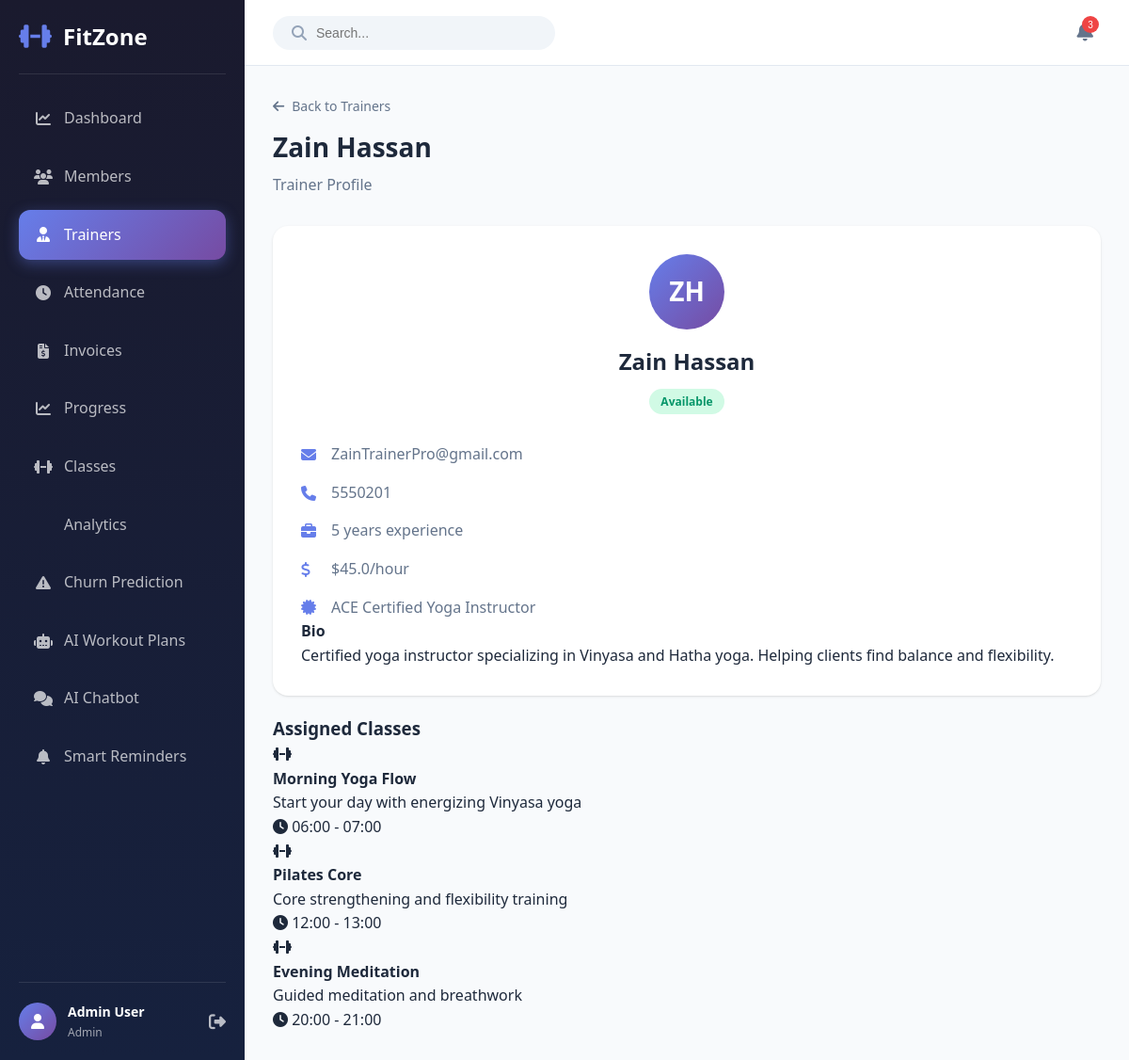
The page /trainers/1 (signed in) on the database its author committed.
### models.py (models this page shows, shortened)
class User(UserMixin, db.Model):
    __tablename__ = 'users'
    id = db.Column(db.Integer, primary_key=True)
    email = db.Column(db.String(120), unique=True, nullable=False, index=True)
    password_hash = db.Column(db.String(256), nullable=False)
    first_name = db.Column(db.String(50), nullable=False)
    last_name = db.Column(db.String(50), nullable=False)
    role = db.Column(db.String(20), nullable=False, default='member')  # admin, trainer, member
    phone = db.Column(db.String(20))
    created_at = db.Column(db.DateTime, default=datetime.utcnow)
    updated_at = db.Column(db.DateTime, default=datetime.utcnow, onupdate=datetime.utcnow)
    is_active = db.Column(db.Boolean, default=True)
    profile_image = db.Column(db.String(255), default='default-avatar.png')
    member = db.relationship('Member', backref='user', uselist=False, lazy=True)
    trainer = db.relationship('Trainer', backref='user', uselist=False, lazy=True)

class Trainer(db.Model):
    __tablename__ = 'trainers'
    id = db.Column(db.Integer, primary_key=True)
    user_id = db.Column(db.Integer, db.ForeignKey('users.id'), nullable=False)
    specialization = db.Column(db.String(100))  # yoga, cardio, weight training, etc.
    experience_years = db.Column(db.Integer)
    certification = db.Column(db.String(255))
    bio = db.Column(db.Text)
    hourly_rate = db.Column(db.Float)
    is_available = db.Column(db.Boolean, default=True)
    created_at = db.Column(db.DateTime, default=datetime.utcnow)
    updated_at = db.Column(db.DateTime, default=datetime.utcnow, onupdate=datetime.utcnow)
    classes = db.relationship('Class', backref='trainer', lazy=True, cascade='all, delete-orphan')

class Class(db.Model):
    __tablename__ = 'classes'
    id = db.Column(db.Integer, primary_key=True)
    name = db.Column(db.String(100), nullable=False)
    description = db.Column(db.Text)
    trainer_id = db.Column(db.Integer, db.ForeignKey('trainers.id'))
    day_of_week = db.Column(db.Integer)  # 0=Monday, 6=Sunday
    start_time = db.Column(db.Time)
    end_time = db.Column(db.Time)
    max_participants = db.Column(db.Integer, default=20)
    is_active = db.Column(db.Boolean, default=True)
    created_at = db.Column(db.DateTime, default=datetime.utcnow)

### app.py (the view)
@app.route('/trainers/<int:trainer_id>')
@login_required
def trainer_detail(trainer_id):
    trainer = Trainer.query.get_or_404(trainer_id)
    classes = Class.query.filter_by(trainer_id=trainer_id).all()
    return render_template('trainer_detail.html', trainer=trainer, classes=classes)

### app.py (called while the page is built)
@login_manager.user_loader
def load_user(user_id):
    return User.query.get(int(user_id))

### templates/trainer_detail.html (shortened to what this page needs)
{% extends "base.html" %}
{% block content %}
<div class="page-container">
    <div class="page-header">
        <div class="header-content">
            <a href="{{ url_for('trainers') }}" class="back-link">
                <i class="fas fa-arrow-left"></i>
                Back to Trainers
            </a>
            <h1>{{ trainer.user.first_name }} {{ trainer.user.last_name }}</h1>
            <p>Trainer Profile</p>
        </div>
    </div>
    <div class="detail-grid">
        <div class="profile-card">
            <div class="profile-header">
                <div class="profile-avatar large">
                    {{ trainer.user.first_name[0] }}{{ trainer.user.last_name[0] }}
                </div>
                <h2>{{ trainer.user.first_name }} {{ trainer.user.last_name }}</h2>
                <span class="badge {% if trainer.is_available %}badge-green{% else %}badge-red{% endif %}">
                    {{ 'Available' if trainer.is_available else 'Unavailable' }}
                </span>
            </div>
            <div class="profile-details">
                <div class="detail-item">
                    <i class="fas fa-envelope"></i>
                    <span>{{ trainer.user.email }}</span>
                </div>
                <div class="detail-item">
                    <i class="fas fa-phone"></i>
                    <span>{{ trainer.user.phone or 'Not provided' }}</span>
                </div>
                <div class="detail-item">
                    <i class="fas fa-briefcase"></i>
                    <span>{{ trainer.experience_years }} years experience</span>
                </div>
                <div class="detail-item">
                    <i class="fas fa-dollar-sign"></i>
                    <span>${{ trainer.hourly_rate }}/hour</span>
                </div>
                <div class="detail-item">
                    <i class="fas fa-certificate"></i>
                    <span>{{ trainer.certification or 'Certified' }}</span>
                </div>
            </div>
            <div class="profile-bio">
                <h4>Bio</h4>
                <p>{{ trainer.bio or 'No bio available.' }}</p>
            </div>
        </div>
        <div class="full-width-card">
            <div class="card-header">
                <h3>Assigned Classes</h3>
            </div>
            <div class="classes-list">
                {% for class in classes %}
                <div class="class-item">
                    <div class="class-icon">
                        <i class="fas fa-dumbbell"></i>
                    </div>
                    <div class="class-info">
                        <h4>{{ class.name }}</h4>
                        <p>{{ class.description }}</p>
                        <span class="class-time">
                            <i class="fas fa-clock"></i>
                            {{ class.start_time.strftime('%H:%M') }} - {{ class.end_time.strftime('%H:%M') }}
                        </span>
                    </div>
                </div>
                {% else %}
                <div class="empty-state">
                    <i class="fas fa-calendar-times"></i>
                    <p>No classes assigned</p>
                </div>
                {% endfor %}
            </div>
        </div>
    </div>
</div>
{% endblock %}

### templates/base.html (shortened to what this page needs)
<!DOCTYPE html>
<html lang="en">
<head>
    <link rel="stylesheet" href="{{ url_for('static', filename='css/style.css') }}">
    <link rel="stylesheet" href="https://cdnjs.cloudflare.com/ajax/libs/font-awesome/6.4.0/css/all.min.css">
</head>
<body>
    {% if current_user.is_authenticated %}
    <aside class="sidebar" id="sidebar">
        <div class="sidebar-header">
            <div class="logo">
                <i class="fas fa-dumbbell"></i>
                <span>FitZone</span>
            </div>
        </div>
        <nav class="sidebar-nav">
            <a href="{{ url_for('dashboard') }}" class="nav-item {% if request.endpoint == 'dashboard' %}active{% endif %}">
                <i class="fas fa-chart-line"></i>
                <span>Dashboard</span>
            </a>
            {% if current_user.role in ['admin', 'trainer'] %}
            <a href="{{ url_for('members') }}" class="nav-item {% if request.endpoint in ['members', 'member_detail', 'add_member', 'edit_member'] %}active{% endif %}">
                <i class="fas fa-users"></i>
                <span>Members</span>
            </a>
            {% endif %}
            {% if current_user.role == 'admin' %}
            <a href="{{ url_for('trainers') }}" class="nav-item {% if request.endpoint in ['trainers', 'trainer_detail', 'add_trainer'] %}active{% endif %}">
                <i class="fas fa-user-tie"></i>
                <span>Trainers</span>
            </a>
            {% endif %}
            <a href="{{ url_for('attendance') }}" class="nav-item {% if request.endpoint == 'attendance' %}active{% endif %}">
                <i class="fas fa-clock"></i>
                <span>Attendance</span>
            </a>
            <a href="{{ url_for('invoices') }}" class="nav-item {% if request.endpoint in ['invoices', 'create_invoice', 'pay_invoice'] %}active{% endif %}">
                <i class="fas fa-file-invoice-dollar"></i>
                <span>Invoices</span>
            </a>
            <a href="{{ url_for('progress') }}" class="nav-item {% if request.endpoint in ['progress', 'member_progress', 'add_progress'] %}active{% endif %}">
                <i class="fas fa-chart-line"></i>
                <span>Progress</span>
            </a>
            {% if current_user.role in ['admin', 'trainer'] %}
            <a href="{{ url_for('classes_list') }}" class="nav-item {% if request.endpoint in ['classes_list', 'add_class', 'edit_class'] %}active{% endif %}">
                <i class="fas fa-dumbbell"></i>
                <span>Classes</span>
            </a>
            {% endif %}
             {% if current_user.role == 'admin' %}
             <a href="{{ url_for('analytics') }}" class="nav-item {% if request.endpoint == 'analytics' %}active{% endif %}">
                 <span>Analytics</span>
             </a>
             {% endif %}
             {% if current_user.role == 'admin' %}
             <a href="{{ url_for('churn_prediction') }}" class="nav-item {% if request.endpoint in ['churn_prediction', 'member_churn_details', 'retrain_churn_model'] %}active{% endif %}">
                 <i class="fas fa-exclamation-triangle"></i>
                 <span>Churn Prediction</span>
             </a>
             {% endif %}
            <a href="{{ url_for('workout_plans') }}" class="nav-item {% if request.endpoint in ['workout_plans', 'workout_plan_detail'] %}active{% endif %}">
                <i class="fas fa-robot"></i>
                <span>AI Workout Plans</span>
            </a>
            <a href="{{ url_for('chatbot_page') }}" class="nav-item {% if request.endpoint == 'chatbot_page' %}active{% endif %}">
                <i class="fas fa-comments"></i>
                <span>AI Chatbot</span>
            </a>
            {% if current_user.role == 'admin' %}
            <a href="{{ url_for('payment_reminders') }}" class="nav-item {% if request.endpoint == 'payment_reminders' %}active{% endif %}">
                <i class="fas fa-bell"></i>
                <span>Smart Reminders</span>
            </a>
            {% endif %}
        </nav>
        <div class="sidebar-footer">
            <div class="user-info">
                <div class="user-avatar">
                    <i class="fas fa-user"></i>
                </div>
                <div class="user-details">
                    <span class="user-name">{{ current_user.first_name }} {{ current_user.last_name }}</span>
                    <span class="user-role">{{ current_user.role|title }}</span>
                </div>
            </div>
            <a href="{{ url_for('logout') }}" class="logout-btn">
                <i class="fas fa-sign-out-alt"></i>
            </a>
        </div>
    </aside>
    <main class="main-content">
        <header class="top-header">
            <div class="header-search">
                <i class="fas fa-search"></i>
                <input type="text" placeholder="Search...">
            </div>
            <div class="header-actions">
                <button class="notification-btn">
                    <i class="fas fa-bell"></i>
                    <span class="notification-badge">3</span>
                </button>
            </div>
        </header>
        <div class="content-wrapper">
            {% block content %}{% endblock %}
        </div>
    </main>
    {% endif %}
</body>
</html>

### rows shown on the page
User: first_name "Admin", last_name "User", role "Admin"
User: user.first_name "Zain", user.last_name "Hassan", user "Z", user "H", user.email "ZainTrainerPro@gmail.com", user "5550201"
Trainer: is_available "Available", experience_years "5", hourly_rate "45.0", certification "ACE Certified Yoga Instructor", bio "Certified yoga instructor specializing in Vinyasa and Hatha yoga. Helping clients find balance and flexibility."
Class: name "Morning Yoga Flow", description "Start your day with energizing Vinyasa yoga", start_time "06:00", end_time "07:00"
Class: name "Pilates Core", description "Core strengthening and flexibility training", start_time "12:00", end_time "13:00"
Class: name "Evening Meditation", description "Guided meditation and breathwork", start_time "20:00", end_time "21:00"
